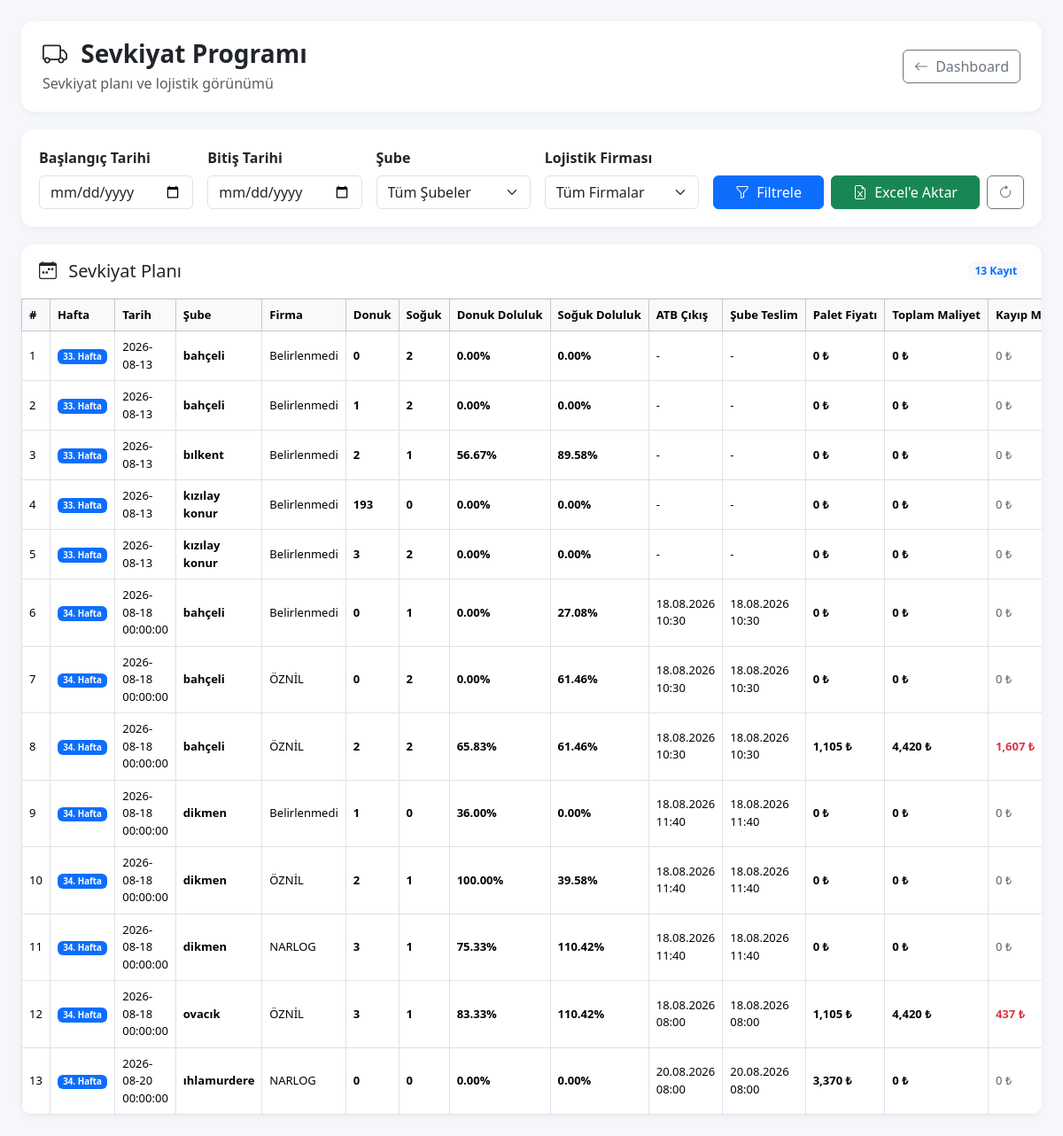
The app's page /sevkiyat (signed in), older data.
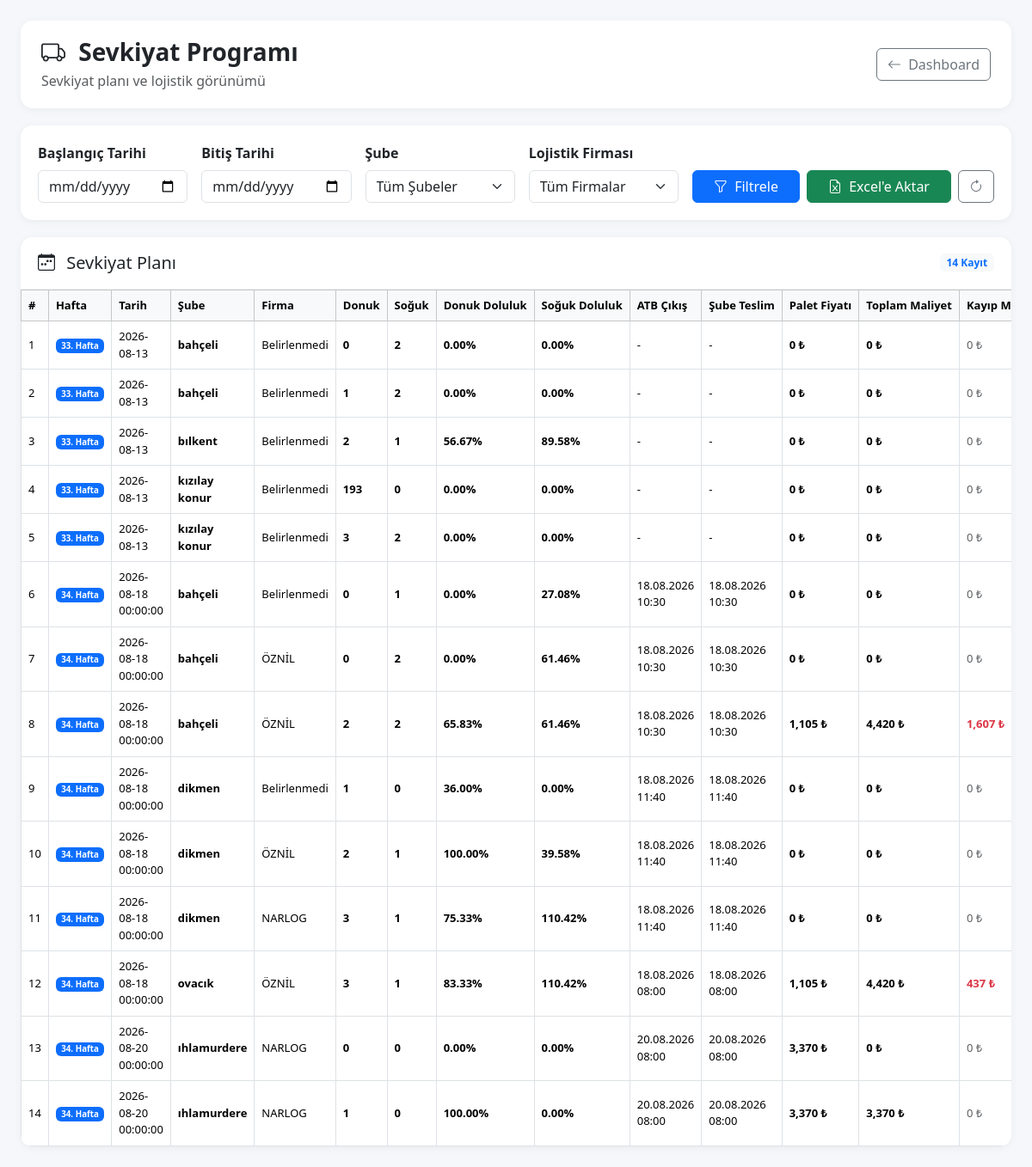
The same page, newer data.
### tables this page shows
CREATE TABLE sevkiyat_programi(

        id INTEGER PRIMARY KEY AUTOINCREMENT,

        hafta INTEGER,

        tarih TEXT,

        firma TEXT,

        sube_id INTEGER,

        donuk REAL DEFAULT 0,

        soguk REAL DEFAULT 0,

        donuk_doluluk REAL DEFAULT 0,

        soguk_doluluk REAL DEFAULT 0,

        atb_cikis TEXT,

        sube_teslim TEXT,

        palet_fiyat REAL DEFAULT 0,

        toplam_maliyet REAL DEFAULT 0,

        kayip_maliyeti REAL DEFAULT 0,

        durum TEXT DEFAULT 'PLANLANDI', sevkiyat_tipi TEXT DEFAULT 'MERKEZDEN',

        FOREIGN KEY(sube_id)
        REFERENCES subeler(id)

    );

CREATE TABLE subeler(

            id INTEGER PRIMARY KEY AUTOINCREMENT,

            sube_adi TEXT NOT NULL,

            yetkili TEXT,

            telefon TEXT,

            eposta TEXT,

            il TEXT,

            ilce TEXT,

            adres TEXT,

            durum TEXT

        , kullanici_adi TEXT, sifre TEXT, uretim_gunu TEXT, sevkiyat_gunu TEXT, sevkiyat_saati TEXT, teslim_suresi TEXT, limit_tutari REAL DEFAULT 0, firma TEXT DEFAULT 'ÖZNİL', lojistik_bedeli REAL DEFAULT 0);

### src/main.py (the view)
@app.route("/sevkiyat")
def sevkiyat():
    sonuc = admin_kontrol()
    if sonuc:
        return sonuc
    baslangic = request.args.get(
        "baslangic",
        ""
    )
    bitis = request.args.get(
        "bitis",
        ""
    )
    sube_id = request.args.get(
        "sube_id",
        ""
    )
    firma = request.args.get(
        "firma",
        ""
    )
    try:
        sube_id = (
            int(sube_id)
            if sube_id
            else None
        )
    except (ValueError, TypeError):
        sube_id = None
    sevkiyatlar = get_sevkiyat_programi(
        baslangic=baslangic or None,
        bitis=bitis or None,
        sube_id=sube_id,
        firma=firma or None
    )
    filtre_subeler = get_tum_subeler()
    return render_template(
        "sevkiyat.html",
        sevkiyatlar=sevkiyatlar,
        filtre_subeler=filtre_subeler,
        baslangic=baslangic,
        bitis=bitis,
        secili_sube=sube_id,
        secili_firma=firma
    )

### src/database.py (called while the page is built)
def connect_database():
    print("DB =", os.path.abspath(DB_NAME))
    return sqlite3.connect(DB_NAME)

def get_tum_subeler():
    conn = connect_database()
    cursor = conn.cursor()
    cursor.execute("""
        SELECT
            id,
            sube_adi,
            yetkili,
            telefon,
            eposta,
            il,
            ilce,
            adres,
            durum

        FROM subeler

        ORDER BY sube_adi
    """)
    sonuc = cursor.fetchall()
    conn.close()
    return sonuc

### src/main.py (called while the page is built)
@app.before_request
def test():
    print(
        "METHOD:",
        request.method,
        "URL:",
        request.path
    )

def admin_kontrol():
    if "giris" not in session:
        return redirect("/")
    if session.get("yetki") != "admin":
        abort(403)
    return None

### templates/sevkiyat.html (shortened to what the changed rows need)
<!DOCTYPE html>
<html lang="tr">
<head>
    <link
        href="https://cdn.jsdelivr.net/npm/bootstrap@5.3.3/dist/css/bootstrap.min.css"
        rel="stylesheet"
    >
    <link
        rel="stylesheet"
        href="https://cdn.jsdelivr.net/npm/bootstrap-icons@1.11.3/font/bootstrap-icons.min.css"
    >
</head>
<body>
<div class="container-fluid px-4 py-4">
    <div class="table-card">
        <div class="table-card-header">
            <div class="d-flex justify-content-between align-items-center">
                <div>
                    <h5 class="mb-0">
                    </h5>
                </div>
                <span class="badge bg-light text-primary">
                    {{ sevkiyatlar|length }} Kayıt
                </span>
            </div>
        </div>
        {% if sevkiyatlar %}
        <div class="table-responsive">
            <table class="table table-hover table-bordered mb-0">
                <thead class="table-light">
                    <tr>
                        <th>#</th>
                        <th>Hafta</th>
                        <th>Tarih</th>
                        <th>Şube</th>
                        <th>Firma</th>
                        <th>Donuk</th>
                        <th>Soğuk</th>
                        <th>Donuk Doluluk</th>
                        <th>Soğuk Doluluk</th>
                        <th>ATB Çıkış</th>
                        <th>Şube Teslim</th>
                        <th>Palet Fiyatı</th>
                        <th>Toplam Maliyet</th>
                        <th>Kayıp Maliyeti</th>
                    </tr>
                </thead>
                <tbody>
                {% for sevkiyat in sevkiyatlar %}
                    <tr>
                        <td>
                            {{ loop.index }}
                        </td>
                        <td>
                            <span class="badge bg-primary">
                                {{ sevkiyat[1] }}. Hafta
                            </span>
                        </td>
                        <td>
                            {{ sevkiyat[2] or "-" }}
                        </td>
                        <td class="sube-adi">
                            {{ sevkiyat[5] or "-" }}
                        </td>
                        <td>
                            {{ sevkiyat[3] or "-" }}
                        </td>
                        <td class="donuk">
                            {{ "%.0f"|format(sevkiyat[6] or 0) }}
                        </td>
                        <td class="soguk">
                            {{ "%.0f"|format(sevkiyat[7] or 0) }}
                        </td>
                        <td class="doluluk">
                            {% if sevkiyat[8] is not none %}
                                {{ "%.2f"|format(sevkiyat[8]) }}%
                            {% else %}
                                -
                            {% endif %}
                        </td>
                        <td class="doluluk">
                            {% if sevkiyat[9] is not none %}
                                {{ "%.2f"|format(sevkiyat[9]) }}%
                            {% else %}
                                -
                            {% endif %}
                        </td>
                        <td>
                            {{ sevkiyat[10] or "-" }}
                        </td>
                        <td>
                            {{ sevkiyat[11] or "-" }}
                        </td>
                        <td class="maliyet">
                            {{ "{:,.0f}".format(sevkiyat[12] or 0) }} ₺
                        </td>
                        <td class="maliyet">
                            {{ "{:,.0f}".format(sevkiyat[13] or 0) }} ₺
                        </td>
                        <td>
                            {% if sevkiyat[14] and sevkiyat[14] > 0 %}
                                <span class="text-danger fw-semibold">
                                    {{ "{:,.0f}".format(sevkiyat[14]) }} ₺
                                </span>
                            {% else %}
                                <span class="text-muted">
                                    0 ₺
                                </span>
                            {% endif %}
                        </td>
                    </tr>
                {% endfor %}
                </tbody>
            </table>
        </div>
        {% endif %}
    </div>
</div>
</body>
</html>

Row changes from the older to the newer data that the page shows:
added sevkiyat_programi: hafta "34", tarih "2026-08-20 00:00:00", sube_adi "ıhlamurdere", firma "NARLOG", donuk "1", soguk "0", donuk_doluluk "100.00", soguk_doluluk "0.00", atb_cikis "20.08.2026 08:00", sube_teslim "20.08.2026 08:00", palet_fiyat "3,370", toplam_maliyet "3,370", kayip_maliyeti "0 ₺"
Text that changed along with them:
{{ sevkiyatlar|length }}: "13" → "14"
